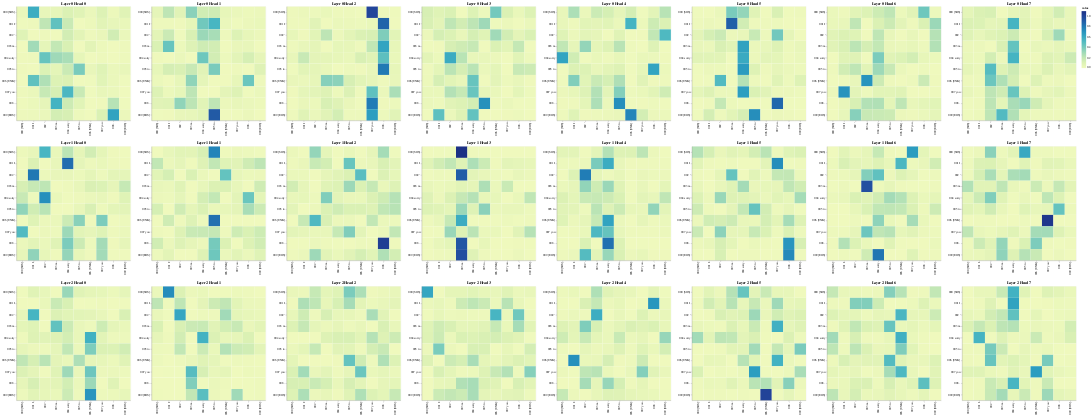

Notebook code cell kept with this figure:
### Code cell
layers = [0, 1, 2]
heads = [0, 1, 2, 3, 4, 5, 6, 7]

# Encoder Self-Attention
get_all_attention_maps("encoder", layers, heads, encoder_input_tokens, encoder_input_tokens, min(20, sentence_len))
